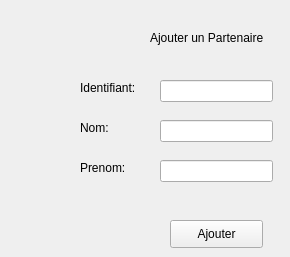
      <widget class="QWidget" name="tab_11">
       <attribute name="title">
        <string>Ajouter</string>
       </attribute>
       <widget class="QLineEdit" name="NomPartenaire">
        <property name="geometry">
         <rect>
          <x>160</x>
          <y>120</y>
          <width>113</width>
          <height>22</height>
         </rect>
        </property>
       </widget>
       <widget class="QLineEdit" name="idPartenaire">
        <property name="geometry">
         <rect>
          <x>160</x>
          <y>80</y>
          <width>113</width>
          <height>22</height>
         </rect>
        </property>
       </widget>
       <widget class="QLineEdit" name="prenomPartenaire">
        <property name="geometry">
         <rect>
          <x>160</x>
          <y>160</y>
          <width>113</width>
          <height>22</height>
         </rect>
        </property>
       </widget>
       <widget class="QLabel" name="label_9">
        <property name="geometry">
         <rect>
          <x>80</x>
          <y>80</y>
          <width>71</width>
          <height>16</height>
         </rect>
        </property>
        <property name="text">
         <string>Identifiant:</string>
        </property>
       </widget>
       <widget class="QLabel" name="label_10">
        <property name="geometry">
         <rect>
          <x>80</x>
          <y>120</y>
          <width>55</width>
          <height>16</height>
         </rect>
        </property>
        <property name="text">
         <string>Nom:</string>
        </property>
       </widget>
       <widget class="QLabel" name="label_11">
        <property name="geometry">
         <rect>
          <x>80</x>
          <y>160</y>
          <width>55</width>
          <height>16</height>
         </rect>
        </property>
        <property name="text">
         <string>Prenom:</string>
        </property>
       </widget>
       <widget class="QLabel" name="label_12">
        <property name="geometry">
         <rect>
          <x>150</x>
          <y>30</y>
          <width>131</width>
          <height>16</height>
         </rect>
        </property>
        <property name="text">
         <string>Ajouter un Partenaire</string>
        </property>
       </widget>
       <widget class="QPushButton" name="Ajouter_partenaire">
        <property name="geometry">
         <rect>
          <x>170</x>
          <y>220</y>
          <width>93</width>
          <height>28</height>
         </rect>
        </property>
        <property name="text">
         <string>Ajouter</string>
        </property>
       </widget>
      </widget>
